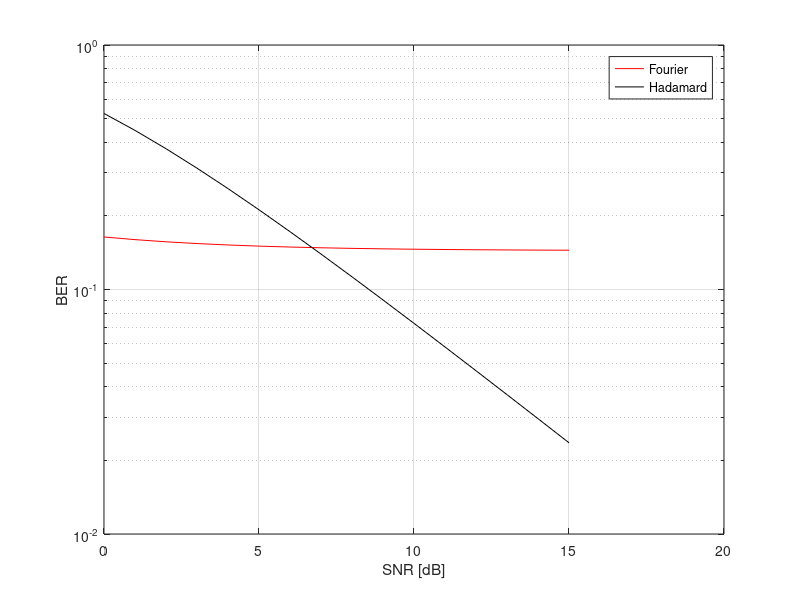

Write MATLAB code to recreate this figure.


nR = 0.7802
M = 32;
AUTO = nR * (2 * M ^ 2 + 1) / (3 * M);

for k = 1:M - 1
    CROSS(k) = nR / (M * (sin(pi * k / M)) ^ 2);
end

SNRdB = 0:1:15; % SNR in dB array of values [0, 1, 2, ..., 20]
SNR = 10 .^ (SNRdB / 10); % Convert SNR from dB to linear scale
n_H = nR ./ SNR; % rumore Hadamard
n_F = nR ./ (SNR * M); % rumore Fourier

% Hadamard (Green Machine) theoretical BER calculation
BER_H = exp(- (M * nR + n_H));

for k = 1:M - 1
    BER_H = BER_H + (1 - exp(-n_H));
end

BER_H = BER_H / M;

% Fourier Machine theoretical BER calculation
BER_F = exp(- (AUTO + n_F));

for k = 1:M - 1
    BER_F = BER_F + (1 - exp(-CROSS(k) - n_F));
end

BER_F = BER_F / M;
figure (1)
semilogy(SNRdB, BER_F, '-r', SNRdB, BER_H, '-k')
grid on
xlabel('SNR [dB]')
ylabel('BER')
legend('Fourier', 'Hadamard')
